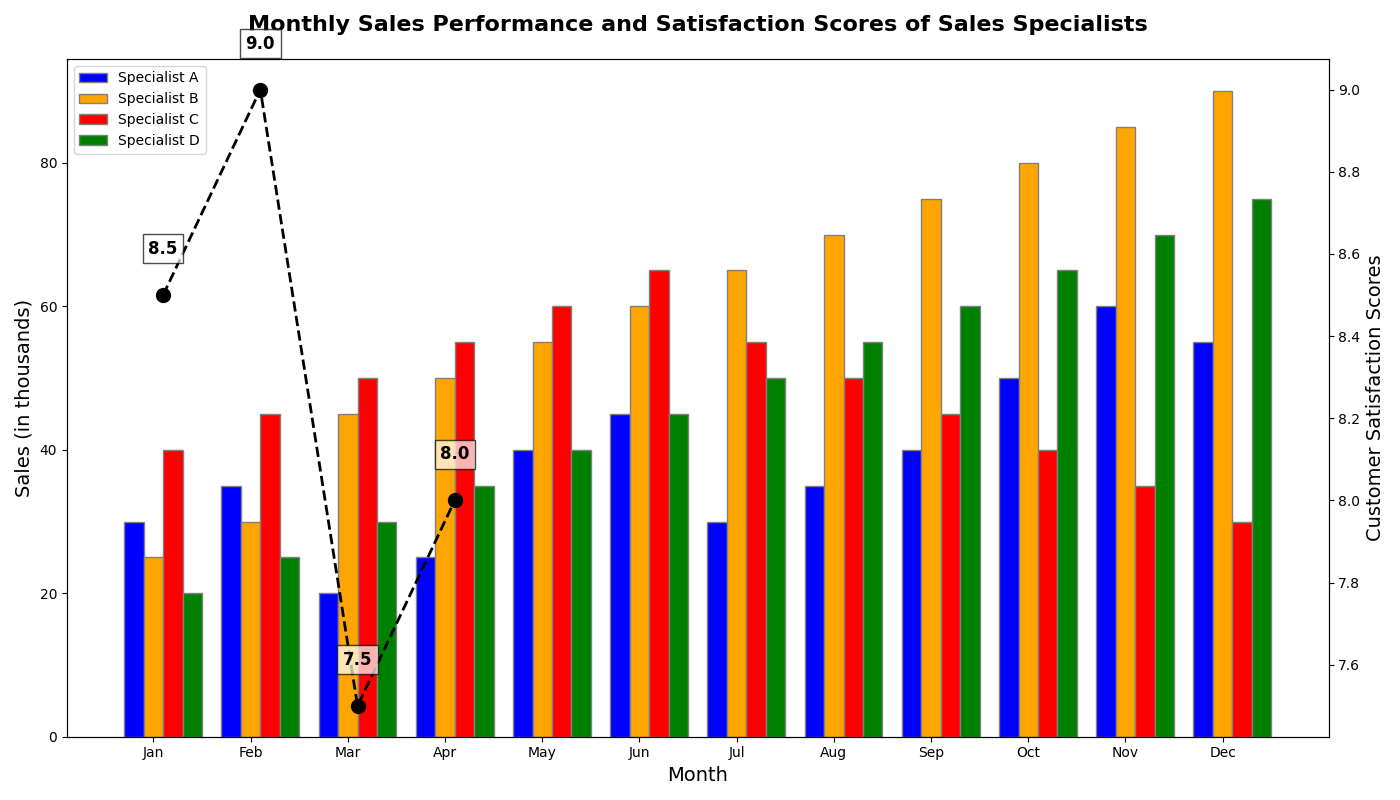

Write the Python code that produced this figure.
import matplotlib.pyplot as plt
import numpy as np

specialists = ['Specialist A', 'Specialist B', 'Specialist C', 'Specialist D']

monthly_sales = np.array([
    [30, 35, 20, 25, 40, 45, 30, 35, 40, 50, 60, 55],
    [25, 30, 45, 50, 55, 60, 65, 70, 75, 80, 85, 90],
    [40, 45, 50, 55, 60, 65, 55, 50, 45, 40, 35, 30],
    [20, 25, 30, 35, 40, 45, 50, 55, 60, 65, 70, 75]
])

satisfaction_scores = np.array([8.5, 9.0, 7.5, 8.0])

fig, ax = plt.subplots(figsize=(14, 8))

bar_width = 0.2

r1 = np.arange(len(monthly_sales[0]))
r2 = [x + bar_width for x in r1]
r3 = [x + bar_width for x in r2]
r4 = [x + bar_width for x in r3]

ax.bar(r1, monthly_sales[0], color='b', width=bar_width, edgecolor='grey', label=specialists[0])
ax.bar(r2, monthly_sales[1], color='orange', width=bar_width, edgecolor='grey', label=specialists[1])
ax.bar(r3, monthly_sales[2], color='r', width=bar_width, edgecolor='grey', label=specialists[2])
ax.bar(r4, monthly_sales[3], color='g', width=bar_width, edgecolor='grey', label=specialists[3])

ax.set_title('Monthly Sales Performance and Satisfaction Scores of Sales Specialists', fontsize=16, fontweight='bold', pad=20)
ax.set_xlabel('Month', fontsize=14)
ax.set_ylabel('Sales (in thousands)', fontsize=14)
ax.set_xticks([r + bar_width for r in range(len(monthly_sales[0]))])
ax.set_xticklabels(['Jan', 'Feb', 'Mar', 'Apr', 'May', 'Jun', 'Jul', 'Aug', 'Sep', 'Oct', 'Nov', 'Dec'])
ax.legend()

ax2 = ax.twinx()
ax2.plot([r + bar_width * 1.5 for r in range(len(satisfaction_scores))], satisfaction_scores, color='k', marker='o', linestyle='--', linewidth=2, markersize=10)
ax2.set_ylabel('Customer Satisfaction Scores', fontsize=14)

for i, score in enumerate(satisfaction_scores):
    ax2.text(i + bar_width * 1.5, score + 0.1, str(score), color='black', ha='center', fontsize=12, fontweight='bold', bbox=dict(facecolor='white', alpha=0.7))

plt.tight_layout()

plt.show()
